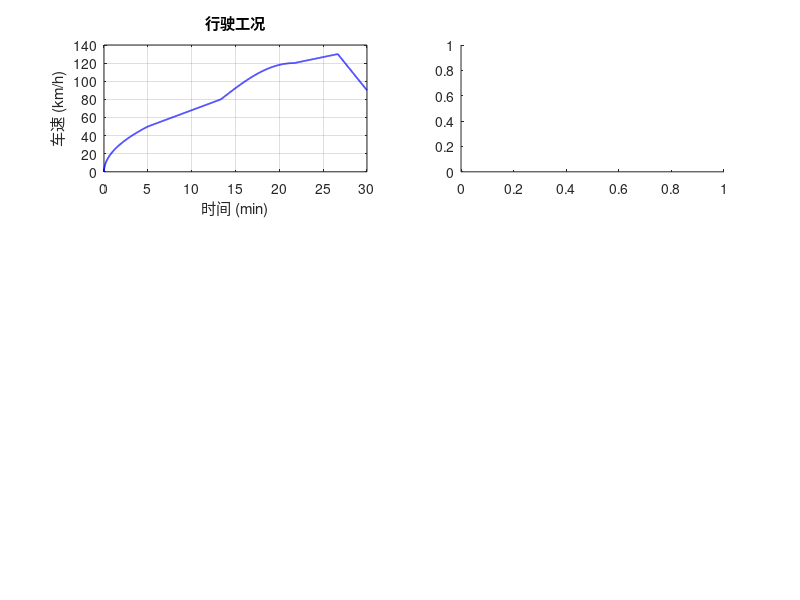

Write the MATLAB code that produced this figure. (Note: this script raises an error after producing the figure.)
%% 行驶工况能耗分析
% 功能：WLTC 类工况下的能耗、SOC、回馈制动分析
% 兼容版本：MATLAB R2016b

clc; close all;

%% 工况定义（WLTC 风格分段加速/巡航/减速）
dt = 1;                      % 仿真步长 [s]
T = 1800;                    % 仿真时长 [s]
t = (0:dt:T)';               % 时间向量

% 构建车速曲线 [km/h]
v_kmh = zeros(size(t));
v_kmh(t<=300) = 50*(t(t<=300)/300).^0.5;
v_kmh(t>300 & t<=800) = 50 + 30*(t(t>300 & t<=800)-300)/500;
v_kmh(t>800 & t<=1300) = 80 + 40*sin(pi*(t(t>800 & t<=1300)-800)/1000);
v_kmh(t>1300 & t<=1600) = 120 + 10*(t(t>1300 & t<=1600)-1300)/300;
v_kmh(t>1600) = max(130 - 40*(t(t>1600)-1600)/200, 0);
v_ms = v_kmh/3.6;            % [m/s]

%% 车辆参数
m = 1800;                    % 整车质量 [kg]
Cd = 0.30;                   % 风阻系数
Af = 2.2;                    % 迎风面积 [m^2]
rho = 1.225;                 % 空气密度 [kg/m^3]
f = 0.012;                   % 滚动阻力系数
g = 9.81;                    % 重力加速度 [m/s^2]
rw = 0.33;                   % 车轮半径 [m]
T_max = 280;                 % 电机最大转矩 [Nm]
n_base = 3500;               % 电机基速 [rpm]
eta_m = 0.92;                % 电机驱动效率
eta_r = 0.85;                % 回馈制动效率
Q_bat = 60;                  % 电池容量 [Ah]
V_bat = 380;                 % 电池电压 [V]
SOC_0 = 0.95;                % 初始SOC

%% 仿真计算
nn = length(t);
a = zeros(nn,1); P_mot = zeros(nn,1); P_bat = zeros(nn,1);
E_con = zeros(nn,1); SOC = SOC_0*ones(nn,1);

for i = 2:nn
    a(i) = (v_ms(i)-v_ms(i-1))/dt;                             % 加速度 [m/s^2]
    F = 0.5*rho*Cd*Af*v_ms(i)^2 + f*m*g + m*a(i);             % 总阻力 [N]
    mrpm = v_ms(i)/rw*30/pi;                                    % 电机转速 [rpm]
    Ta = T_max * min(1, n_base/max(mrpm,1));                    % 电机转矩 [Nm]
    P_mot(i) = F*rw * v_ms(i)/rw;                               % 电机功率 [W]
    P_bat(i) = P_mot(i)/(eta_m*(P_mot(i)>=0) + eta_r*(P_mot(i)<0));   % 电池功率 [W]
    E_con(i) = E_con(i-1) + P_bat(i)*dt/3600;                  % 累计能耗 [Wh]
    SOC(i) = SOC(i-1) - P_bat(i)*dt/(V_bat*Q_bat*3600);        % SOC
end

drv = P_mot>0; reg = P_mot<0;

%% 绘图
figure('Position', [50 50 950 700]);

subplot(3,2,1);
plot(t/60, v_kmh, 'b-', 'LineWidth', 1.2);
xlabel('时间 (min)'); ylabel('车速 (km/h)');
grid on; title('行驶工况');

subplot(3,2,2);
yyaxis left; plot(t/60, P_mot/1000, 'b-'); ylabel('功率 (kW)');
yyaxis right; plot(t/60, E_con/1000, 'r-', 'LineWidth', 1.5); ylabel('能耗 (kWh)');
xlabel('时间 (min)'); grid on; title('功率和能耗');

subplot(3,2,3);
histogram(P_mot(drv)/1000, 30, 'FaceColor', 'b'); hold on;
lgd = {'驱动'};
if any(reg), histogram(abs(P_mot(reg))/1000, 30, 'FaceColor', 'g'); lgd{end+1} = '回馈'; end
xlabel('功率 (kW)'); ylabel('频次'); legend(lgd); grid on; title('功率分布');

subplot(3,2,4);
plot(t/60, a, 'r-', 'LineWidth', 1);
xlabel('时间 (min)'); ylabel('加速度 (m/s^2)');
grid on; title('加速度');

subplot(3,2,5);
plot(t/60, SOC*100, 'b-', 'LineWidth', 1.2);
xlabel('时间 (min)'); ylabel('SOC (%)');
grid on; title('电池SOC');

subplot(3,2,6);
E_drv = sum(P_bat(drv)*dt/3600); E_reg = sum(abs(P_bat(reg))*dt/3600);
if E_reg>0, pie([E_drv, E_reg], {'驱动 (Wh)', '回馈 (Wh)'}); end
title('能量分布');

%% 输出结果
dist = sum(v_ms*dt)/1000;
fprintf('===== 行驶工况能耗分析 =====\n');
fprintf('行驶距离: %.2f km\n', dist);
fprintf('能耗: %.1f kWh/100km\n', E_con(end)/dist*100/1000);
fprintf('SOC变化: %.1f%%\n', (SOC_0-SOC(end))*100);
fprintf('续航里程: %.0f km\n', dist*SOC_0/(SOC_0-SOC(end)+0.001));
fprintf('回馈制动能量占比: %.1f%%\n', sum(abs(P_bat(reg)))/max(sum(abs(P_bat)),1e-6)*100);
